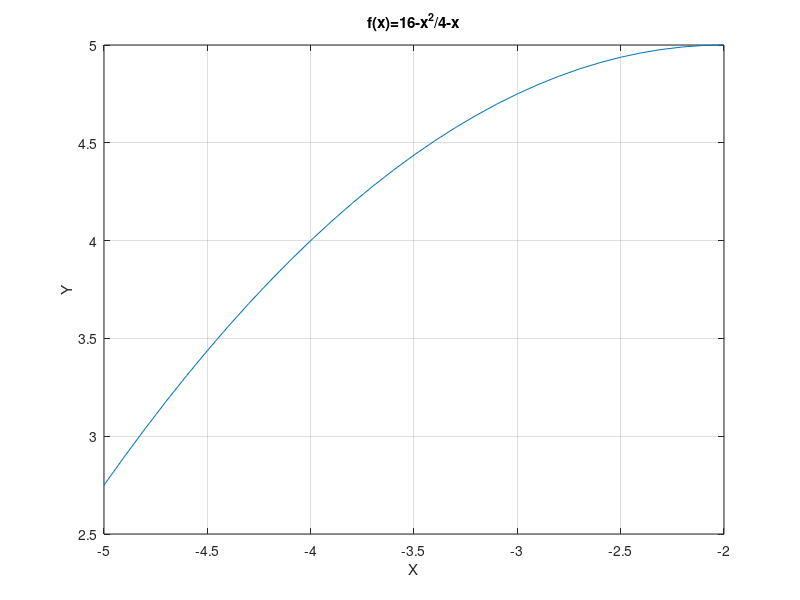

Write the MATLAB code that produced this figure.
% Octave Script
% Title       : Funciones
% Description : Graficar  
% Author      : Erika Amairani Leonardo Arce
% Date        : 23 de junio 2021
% Version     : 1
% Notes       : funcion f(x)=16-x^2/4-x


clc

x=-5:0.1:-2;
y=(16-(x.^2))/4-x;
% Dibujar grafica
plot(x,y)
grid on; 
% Titulo
title("f(x)=16-x^2/4-x");
% Etiqueta para x
xlabel("X");
% Etiqueta para y
ylabel("Y");
